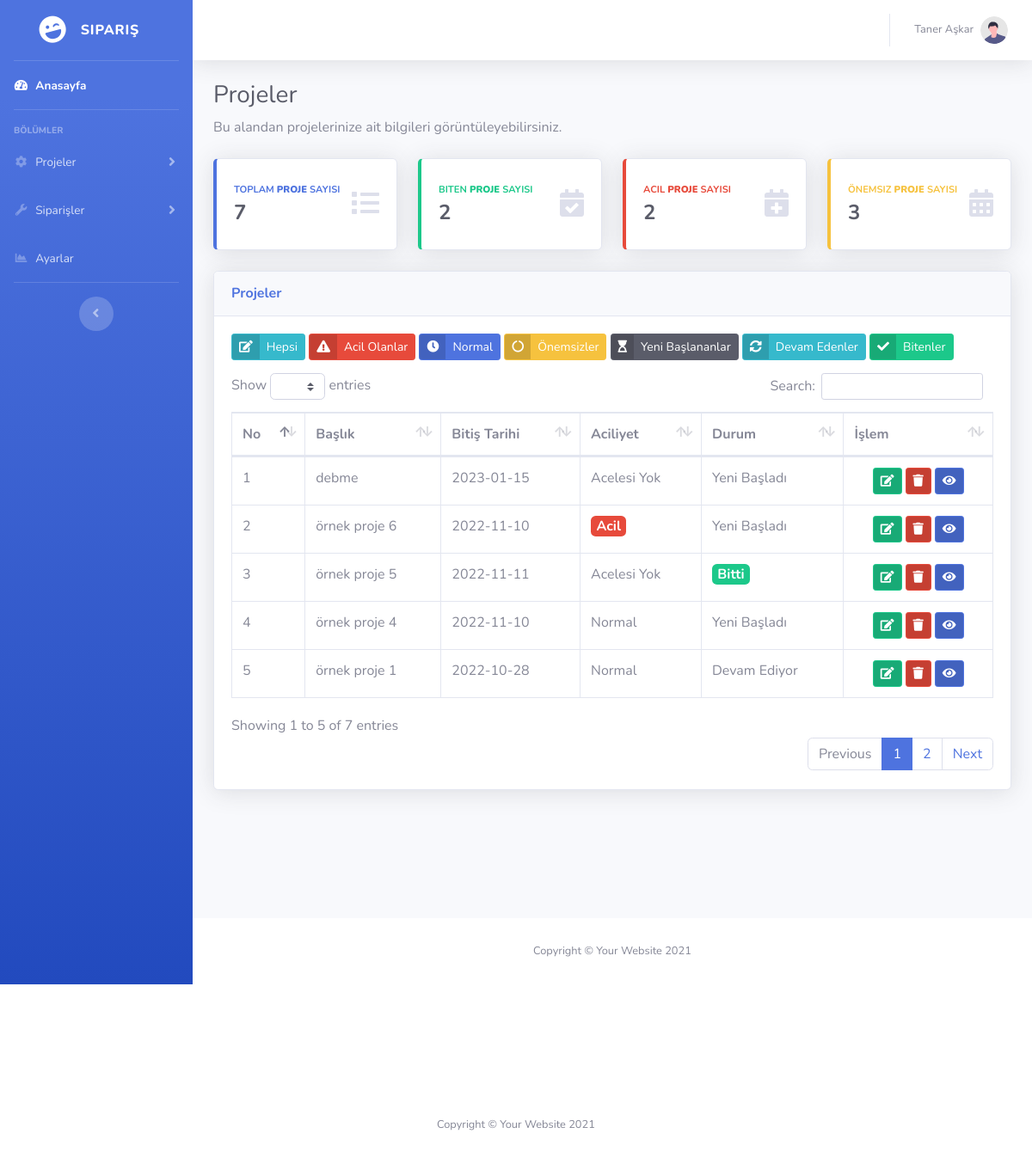
The page /projeler.php (signed in) on the database its author committed.
### tables this page shows
CREATE TABLE `ayarlar` (
  `id` int(11) NOT NULL,
  `site_baslik` varchar(300) NOT NULL,
  `site_aciklama` varchar(500) NOT NULL,
  `site_sahibi` varchar(200) NOT NULL
);

CREATE TABLE `proje` (
  `proje_id` int(11) NOT NULL,
  `proje_baslik` varchar(250) NOT NULL,
  `proje_teslim_tarihi` date NOT NULL,
  `proje_aciliyet` varchar(50) NOT NULL,
  `proje_durum` varchar(50) NOT NULL,
  `proje_detay` varchar(2000) NOT NULL
);

### projeler.php (the view, shortened to what this page needs)
<?php
include 'header.php';
?>
<link href="vendor/datatables/dataTables.bootstrap4.min.css" rel="stylesheet">
<div class="container-fluid">
  <h1 class="h3 mb-2 text-gray-800">Projeler</h1>
  <p class="mb-4">Bu alandan projelerinize ait bilgileri görüntüleyebilirsiniz.</p>
  <div class="row">
    <?php
    $projesayisor=$db->prepare("SELECT proje_id FROM proje");
    $projesayisor->execute();
    $projesayisi = $projesayisor->rowCount();
    ?>
    <div class="col-xl-3 col-md-6 mb-4">
      <div class="card border-left-primary shadow h-100 py-2">
        <div class="card-body">
          <div class="row no-gutters align-items-center">
            <div class="col mr-2">
              <div class="text-xs font-weight-bold text-primary text-uppercase mb-1">Toplam <b>Proje</b> Sayısı</div>
              <div class="h4 mb-0 font-weight-bold text-gray-800"><?php echo $projesayisi; ?></div>
            </div>
            <div class="col-auto">
              <i class="fas fa-list fa-2x text-gray-300"></i>
            </div>
          </div>
        </div>
      </div>
    </div>
    <?php
    $proje_biten_sayi_sor=$db->prepare("SELECT proje_id FROM proje WHERE proje_durum='Bitti'");
    $proje_biten_sayi_sor->execute();
    $proje_biten_sayi_cek = $proje_biten_sayi_sor->rowCount();
    ?>
    <div class="col-xl-3 col-md-6 mb-4">
      <div class="card border-left-success shadow h-100 py-2">
        <div class="card-body">
          <div class="row no-gutters align-items-center">
            <div class="col mr-2">
              <div class="text-xs font-weight-bold text-success text-uppercase mb-1">Biten <b>Proje</b> Sayısı</div>
              <div class="h4 mb-0 font-weight-bold text-gray-800"><?php echo $proje_biten_sayi_cek; ?></div>
            </div>
            <div class="col-auto">
              <i class="fas fa-calendar-check fa-2x text-gray-300"></i>
            </div>
          </div>
        </div>
      </div>
    </div>
    <?php
    $projesayisor=$db->prepare("SELECT proje_id FROM proje WHERE proje_aciliyet='Acil'");
    $projesayisor->execute();
    $projesayisi = $projesayisor->rowCount();
    ?>
    <div class="col-xl-3 col-md-6 mb-4">
      <div class="card border-left-danger shadow h-100 py-2">
        <div class="card-body">
          <div class="row no-gutters align-items-center">
            <div class="col mr-2">
              <div class="text-xs font-weight-bold text-danger text-uppercase mb-1">Acil <b>Proje</b> Sayısı</div>
              <div class="h4 mb-0 font-weight-bold text-gray-800"><?php echo $projesayisi; ?></div>
            </div>
            <div class="col-auto">
              <i class="fas fa-calendar-plus fa-2x text-gray-300"></i>
            </div>
          </div>
        </div>
      </div>
    </div>
    <?php
    $projesayisor=$db->prepare("SELECT proje_id FROM proje WHERE proje_aciliyet='Acelesi Yok'");
    $projesayisor->execute();
    $projesayicek = $projesayisor->rowCount();
    ?>
    <div class="col-xl-3 col-md-6 mb-4">
      <div class="card border-left-warning shadow h-100 py-2">
        <div class="card-body">
          <div class="row no-gutters align-items-center">
            <div class="col mr-2">
              <div class="text-xs font-weight-bold text-warning text-uppercase mb-1">Önemsiz <b>Proje</b> Sayısı</div>
              <div class="h4 mb-0 font-weight-bold text-gray-800"><?php echo $projesayicek; ?></div>
            </div>
            <div class="col-auto">
              <i class="fas fa-calendar-alt fa-2x text-gray-300"></i>
            </div>
          </div>
        </div>
      </div>
    </div>
  </div>
  <div class="card shadow mb-4">
    <div class="card-header py-3">
      <h6 class="m-0 font-weight-bold text-primary">Projeler</h6>
    </div>
    <div class="card-body" style="width: 100%">
      <div class="mobilgizle gizlemeyiac" style="margin-bottom: 10px;">
        <button type="button" id="hepsi" style="margin-bottom: 5px;" class="btn btn-sm btn-info btn-icon-split">
          <span class="icon text-white-65">
            <i class="fas fa-edit"></i>
          </span>
          <span class="text">Hepsi</span>
        </button>
        <button type="button" id="acil" style="margin-bottom: 5px;" class="btn btn-sm btn-danger btn-icon-split">
          <span class="icon text-white-65">
            <i class="fas fa-exclamation-triangle"></i>
          </span>
          <span class="text">Acil Olanlar</span>
        </button>
        <button type="button" id="normal" style="margin-bottom: 5px;" class="btn btn-sm btn-primary btn-icon-split">
          <span class="icon text-white-65">
            <i class="fas fa-clock"></i>
          </span>
          <span class="text">Normal</span>
        </button>
        <button type="button" id="acelesiyok" style="margin-bottom: 5px;" class="btn btn-sm btn-warning btn-icon-split">
          <span class="icon text-white-65">
            <i class="fas fa-circle-notch"></i>
          </span>
          <span class="text">Önemsizler</span>
        </button>
        <button type="button" id="yeni" style="margin-bottom: 5px;" class="btn btn-sm btn-dark btn-icon-split">
          <span class="icon text-white-65">
            <i class="fas fa-hourglass-start"></i>
          </span>
          <span class="text">Yeni Başlananlar</span>
        </button>
        <button type="button" id="devam" style="margin-bottom: 5px;" class="btn btn-sm btn-info btn-icon-split">
          <span class="icon text-white-65">
            <i class="fas fa-sync-alt"></i>
          </span>
          <span class="text">Devam Edenler</span>
        </button>
        <button type="button" id="bitti" style="margin-bottom: 5px;" class="btn btn-sm btn-success btn-icon-split">
          <span class="icon text-white-65">
            <i class="fas fa-check"></i>
          </span>
          <span class="text">Bitenler</span>
        </button>
      </div>
      <div class="table-responsive">
        <table class="table table-bordered" id="dataTable" width="100%" cellspacing="0">
          <thead>
            <tr>
              <th>No</th>
              <th>Başlık</th>
              <th>Bitiş Tarihi</th>
              <th>Aciliyet</th>
              <th>Durum</th>
              <th>İşlem</th>
            </tr>
          </thead>
          <tbody>
           <?php
           $say=0;
           $projesor=$db->prepare("SELECT * FROM proje ORDER BY proje_id DESC");
           $projesor->execute();
           while ($projecek=$projesor->fetch(PDO::FETCH_ASSOC)) { $say++?>
             <tr>
              <td><?php echo $say; ?></td>
              <td><?php echo $projecek['proje_baslik']; ?></td>
              <td><?php echo $projecek['proje_teslim_tarihi']; ?></td>
              <td><?php
              if ($projecek['proje_aciliyet']=="Acil") {
                echo '<span class="badge badge-danger" style="font-size:1rem">Acil</span>';
              } else {
                echo $projecek['proje_aciliyet'];
              }
            ?></td>
            <td><?php
            if ($projecek['proje_durum']=="Bitti") {
              echo '<span class="badge badge-success" style="font-size:1rem">Bitti</span>';
            } else {
              echo $projecek['proje_durum'];
            }
          ?></td>
          <td>
           <div class="d-flex justify-content-center">
            <form action="projeduzenle.php" method="POST">
              <button type="submit" name="duzenleme" class="btn btn-success btn-sm btn-icon-split">
                <span class="icon text-white-60">
                  <i class="fas fa-edit"></i>
                </span>
              </button>
            </form>
            <form class="mx-1" onclick="return sil_alert()" action="islemler/islem.php" method="POST">
              <button type="submit" name="projesilme" class="btn btn-danger btn-sm btn-icon-split">
                <span class="icon text-white-60">
                  <i class="fas fa-trash"></i>
                </span>
              </button>
            </form>
            <form action="proje_gor.php" method="POST">
              <button type="submit" name="proje_bak" class="btn btn-primary btn-sm btn-icon-split">
                <span class="icon text-white-60">
                  <i class="fas fa-eye"></i>
                </span>
              </button>
            </form>
          </div>
        </td>
      </tr>
    <?php } ?>
  </tbody>
</table>
</div>
</div>
</div>
</div>
<?php include'footer.php' ?>
<?php
include 'footer.php'
?>

### header.php (shortened to what this page needs)
<?php
include 'islemler/baglan.php';
$ayarsor=$db->prepare("SELECT * FROM ayarlar");
$ayarsor->execute();
$ayarcek=$ayarsor->fetch(PDO::FETCH_ASSOC);
?>
<!DOCTYPE html>
<html lang="en">
<head>
    <link href="vendor/fontawesome-free/css/all.min.css" rel="stylesheet" type="text/css">
    <link href="css/sb-admin-2.min.css" rel="stylesheet">
</head>
<body id="page-top">
    <div id="wrapper">
        <ul class="navbar-nav bg-gradient-primary sidebar sidebar-dark accordion" id="accordionSidebar">
            <a class="sidebar-brand d-flex align-items-center justify-content-center" href="index.html">
                <div class="sidebar-brand-icon rotate-n-15">
                    <i class="fas fa-laugh-wink"></i>
                </div>
                <div class="sidebar-brand-text mx-3"><?php echo $ayarcek["site_baslik"] ?></div>
            </a>
            <hr class="sidebar-divider my-0">
            <li class="nav-item active">
                <a class="nav-link" href="index.php">
                    <i class="fas fa-fw fa-tachometer-alt"></i>
                    <span>Anasayfa</span></a>
                </li>
                <hr class="sidebar-divider">
                <div class="sidebar-heading">
                    Bölümler
                </div>
                <li class="nav-item">
                    <a class="nav-link collapsed" href="#" data-toggle="collapse" data-target="#collapseTwo"
                    aria-expanded="true" aria-controls="collapseTwo">
                    <i class="fas fa-fw fa-cog"></i>
                    <span>Projeler</span>
                </a>
            </li>
            <li class="nav-item">
                <a class="nav-link collapsed" href="#" data-toggle="collapse" data-target="#collapseUtilities"
                aria-expanded="true" aria-controls="collapseUtilities">
                <i class="fas fa-fw fa-wrench"></i>
                <span>Siparişler</span>
            </a>
    </li>
<li class="nav-item">
    <a class="nav-link" href="ayarlar.php">
        <i class="fas fa-fw fa-chart-area"></i>
        <span>Ayarlar</span></a>
    </li>
        <hr class="sidebar-divider d-none d-md-block">
        <div class="text-center d-none d-md-inline">
            <button class="rounded-circle border-0" id="sidebarToggle"></button>
        </div>
    </ul>
    <div id="content-wrapper" class="d-flex flex-column">
        <div id="content" >
            <nav class="navbar navbar-expand navbar-light bg-white topbar mb-4 static-top shadow">
            <ul class="navbar-nav ml-auto">
<li class="nav-item dropdown no-arrow">
    <a class="nav-link dropdown-toggle" href="#" id="userDropdown" role="button"
    data-toggle="dropdown" aria-haspopup="true" aria-expanded="false">
    <span class="mr-2 d-none d-lg-inline text-gray-600 small"><?php echo $ayarcek['site_sahibi'] ?></span>
    <img class="img-profile rounded-circle"
    src="img/undraw_profile.svg">
</a>
</li>
</ul>
</nav>
</div>

### projeler.php (style rules this page uses)
@media only screen and (min-width: 700px) { .mobilgizle { display: block; } }

### rows shown on the page
ayarlar: site_baslik "SIPARIŞ", site_sahibi "Taner Aşkar"
proje: proje_baslik "debme", proje_teslim_tarihi "2023-01-15", proje_aciliyet "Acelesi Yok", proje_durum "Yeni Başladı"
proje: proje_baslik "örnek proje 6", proje_teslim_tarihi "2022-11-10", proje_aciliyet "Acil", proje_durum "Yeni Başladı"
proje: proje_baslik "örnek proje 5", proje_teslim_tarihi "2022-11-11", proje_aciliyet "Acelesi Yok", proje_durum "Bitti"
proje: proje_baslik "örnek proje 4", proje_teslim_tarihi "2022-11-10", proje_aciliyet "Normal", proje_durum "Yeni Başladı"
proje: proje_baslik "örnek proje 1", proje_teslim_tarihi "2022-10-28", proje_aciliyet "Normal", proje_durum "Devam Ediyor"

### other values the page prints
$projesayisi "7"
$proje_biten_sayi_cek "2"
$projesayisi "2"
$projesayicek "3"
